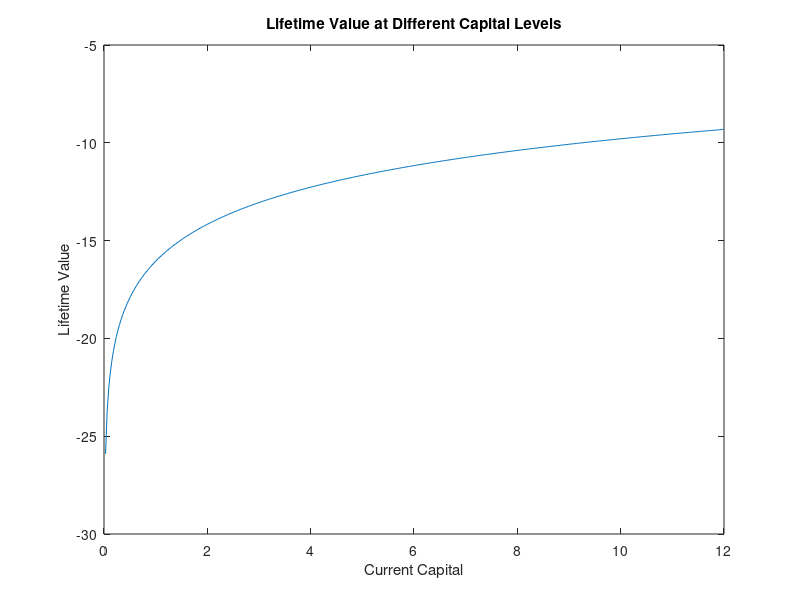
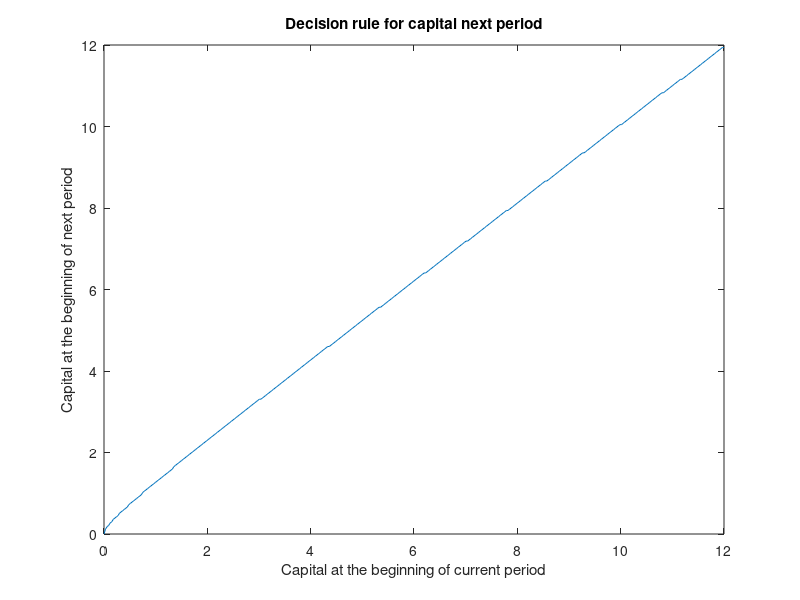
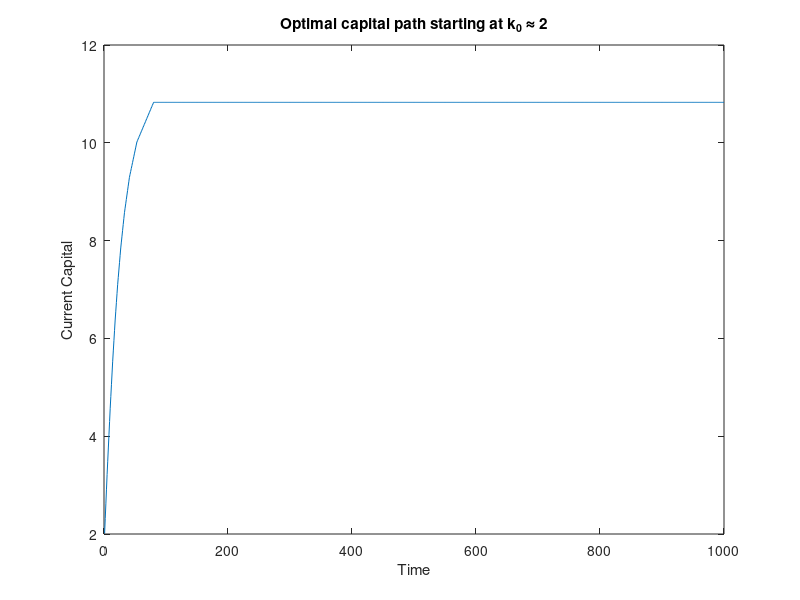

These figures' MATLAB source, in order: (Note: this script raises an error after producing the figures.)
%% Problem Set 2

% Nurfatima Jandarova

clear all
clc

%% Exercise 1.3

% Parameters
betta = 0.95;       % time preference parameter
deltta = 0.025;     % depreciation rate
alphha = 0.36;      % capital share
rhho = 2;           % degree of relative risk aversion
k0 = 2;             % starting level of capital
N = 400;            % number of capital grid-points
tolv = 1e-6;        % tolerance for value function iteration
T = 1000;           % number of time periods to plot capital path

% capital grid
k_grid = linspace(0, 6*k0, N);

% flow utility matrix
c = (k_grid.^alphha + (1-deltta)*k_grid)'*ones(1, N) - ones(N, 1)*k_grid;
c(c<=0) = NaN;
u = (c.^(1-rhho))./(1-rhho);

% Initialize the value function
V_0 = zeros(1,N);
V_1 = zeros(1,N);

% Value Function iteration
err = 1;

while err > tolv
    % Computes all possible value functions for each value of initial capital
    W = u + betta * kron(ones(N, 1), V_0);
    % Finds the maximal value function for each values of initial capital
    [V_1, k_idx] = max(W, [], 2);
    V_1 = V_1';
    err = max(abs(V_0-V_1));
    % Update the guess
    V_0 = V_1;
end

% Plotting the results
% Value function
figure(1)
plot(k_grid, V_1)
xlabel('Current Capital')
ylabel('Lifetime Value')
title('Lifetime Value at Different Capital Levels')

%Decision rule
figure(2)
plot(k_grid, k_grid(k_idx))
xlabel('Capital at the beginning of current period')
ylabel('Capital at the beginning of next period')
title('Decision rule for capital next period')

%%% Optimal path for capital starting at k0 = 2
% find capital grid point closest to k0
[~,idx] = min(abs(k_grid-k0));
% initialize variable for the capital path (should hit 0 in period T+1)
k_path = zeros(1,T);
% "walk" the path using optimal index
% we start by filling the path with indices and then transforming
% those to levels that can be plotted
k_path(1) = idx; % start of at k0
for i = 2:T
  k_path(i) = k_idx(k_path(i-1)); % use optimal capital choice from VFI
  % k_path(i-1) denotes the current position on the capital grid
end
% transform into capital levels
k_path = k_grid(k_path);

%%% Plotting optimal capital path
figure(3)
plot(1:T,k_path)
xlabel('Time')
ylabel('Current Capital')
title('Optimal capital path starting at k_0 \approx 2')

%% Exercise 2.2

clear all

% Assumptions
rhho = 0.8;         % persistence of productivity shock
sigmma = 0.06;      % se of the error term in AR(1)
S = 5;              % number of points in the Markov chain
m = 2;              % width of Markov process
mmu = 0;            % mean of Markov process
alphha = 0.36;      % capital share
betta = 0.99;       % time preference parameter
deltta = 0.025;     % capital depreciation rate
tolv = 1e-7;        % tolerance for value function iteration
N = 500;            % number of capital grid-points
k0 = 2;             % starting level of capital
T = 200;            % time period for simulation
a0 = 1;             % starting level of productivity
kmax = 70;          % upper bound for capital grid

%%% Generate the Markov Transition Matrix
[Z,Zprob] = tauchen(S,mmu,rhho,sigmma,m);

% Capital grid
k_grid = linspace(0, kmax, N);

% Initialize the value function
V_0 = zeros(S,N);
V_1 = zeros(S,N);

% Value Function iteration
err = 1;
U = log(max((kron((k_grid.^alphha)',exp(Z)) + ...
    kron((1 - deltta)*k_grid', ones(S,1)))*ones(1,N) -...
    ones(S*N,1)*k_grid,0));

while err > tolv
    W = U + betta*kron(ones(N,1),Zprob*V_0);
    [V_aux, k_aux] = max(W, [], 2);
    V_1 = reshape(V_aux, S, N);
    k_idx = reshape(k_aux, S, N);
    err = max(max(abs(V_0-V_1)));
    V_0 = V_1;
    disp(['Current error value: ', num2str(err)])
end

figure(4)
plot(k_grid, k_grid(k_idx(1,:)), 'b-', k_grid, k_grid(k_idx(5,:)), 'r-', ...
    k_grid, k_grid, 'k--')
xlabel('Capital at the beginning of current period')
ylabel('Capital at the beginning of next period')
title('Decision rule for capital next period')
legend('ln(a) = -0.2', 'ln(a) = 0.2', '45 degree line', 'Location', 'Best')

figure(5)
plot(1:N, V_1(1,:), 1:N, V_1(2,:), 1:N, V_1(3,:), 1:N, V_1(4,:), 1:N, V_1(5,:))
xlabel('Current Capital')
ylabel('Lifetime Value')
title('Lifetime Value at Different Capital Levels')
legend('ln(a) = -0.2', 'ln(a) = -0.1', 'ln(a) = 0.0', ...
    'ln(a) = 0.1', 'ln(a) = 0.2', 'Location', 'Best')

%% Exercise 2.2.3
%%% Simulate a Markov Chain (starting at z0=0)
% we start out with indices and then transform them into levels
mc     = zeros(1,T);
a_id = zeros(1,T);
[~,a0_id] = min(abs(Z - log(a0)));
a_id(1)  = a0_id; % fix starting point (corresponds to z0=1 - need to change
% depending on the number of states!)
% generate T random numbers on (0,1)
y = rand(1,T);

for i = 2:T
  x = y(i); % uniform random number on (0,1)
  % we move to the LOWEST state q out of (1,...,N) such that the
  % CUMULATIVE probabilities in the relevant row of the transition matrix
  % are STRICTLY above the drawn random number
  cumu_p = cumsum(Zprob(a_id(i-1),:)); % cumulative probabilities
  % pick lowest index such that the cumulative sum up to this index is
  % strictly greater than x
  diff = 0;
  j = 0 ; % start with the first index
  while diff <= 0
    j = j + 1;
    trial = cumu_p(j); % exit loop as soon as the cumulative sum up to the
    % current index exceeds x
    diff = trial - x;
  end
  % once the above loop exits, we have found our next step in the markov chain
  a_id(i) = j;
end
% transform the index chain into the actual markov chain (in levels)
% s is the vector of states
mc = Z(a_id);

%%% Plot the markov chain
figure(6)
plot(1:T,mc)
xlabel('Time')
ylabel('Current State')
title('Simulated Markov Chain with 3 States')

%%% Optimal path for capital starting at k0 = 2, a0 = 2;
% find capital grid point closest to k0
[~,k0_id] = min(abs(k_grid-k0));

% initialize variable for the capital path (should hit 0 in period T+1)
k_path = zeros(1,T);
c_path = zeros(1,T);
k_id = zeros(1,T);
% "walk" the path using optimal index
% we start by filling the path with indices and then transforming
% those to levels that can be plotted
k_id(1) = k0_id;
k_path(1) = k_grid(k0_id); % start of at k0
for i = 2:T
    k_id(i) = k_idx(a_id(i-1), k_id(i-1));
    k_path(i) = k_grid(k_id(i)); % use optimal capital choice from VFI
    c_path(i-1) = exp(mc(i-1))*k_path(i-1)^alphha + ...
        (1-deltta)*k_path(i-1) - k_path(i); % optimal consumption path
    % k_path(i-1) denotes the current position on the capital grid
end
c_path(T) = NaN;
    
%%% Plotting optimal capital path
figure(7)
plot(1:T,k_path)
xlabel('Time')
ylabel('Current Capital')
title('Optimal capital path starting at k_0 \approx 2 and a_0 = 1')

%%% Plotting optimal consumption path
figure(8)
plot(1:T,c_path)
xlabel('Time')
ylabel('Current Consumption')
title('Optimal consumption path starting at k_0 \approx 2 and a_0 = 1')